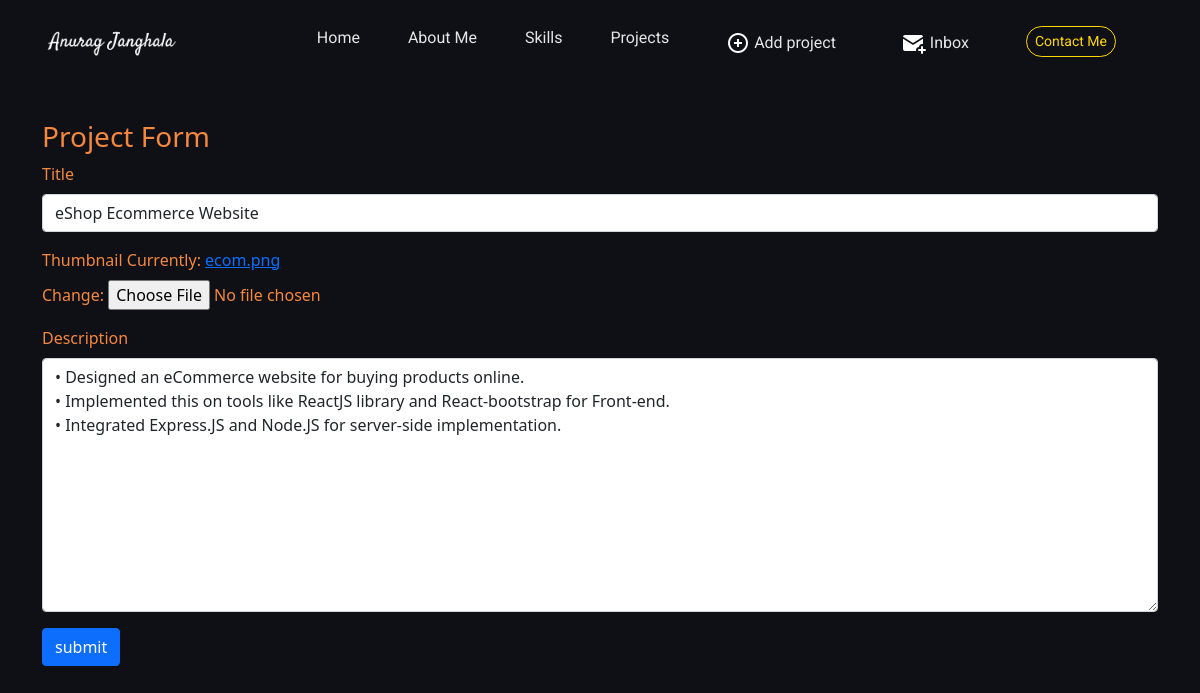
Page /edit-project/65406b19-e615-406c-80e7-9a93a6fca43d/ (signed in) on the earlier database version.
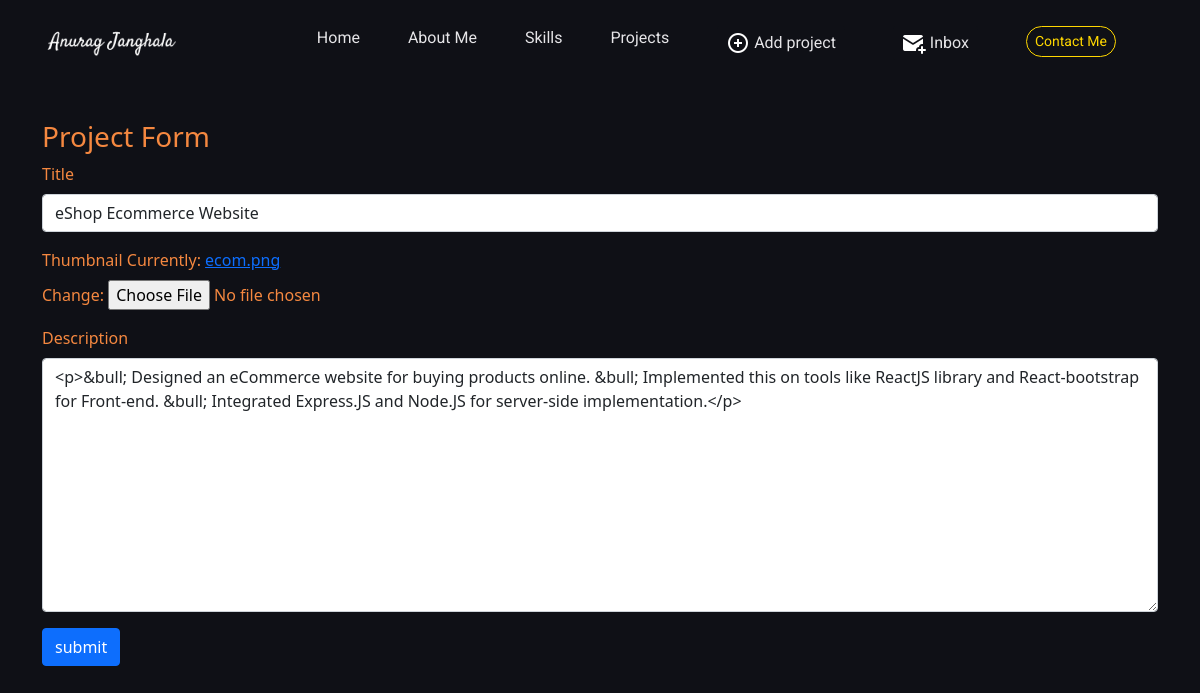
Same page on the later database version.
### folio/models.py (models this page shows, shortened)
class Project(models.Model):
    title = models.CharField(max_length=200)
    thumbnail = models.ImageField(null=True)
    description = RichTextUploadingField()
    gh_links = models.URLField(max_length=200, null=True, blank=True)
    slug = models.SlugField(null=True, blank=True)
    created = models.DateTimeField(auto_now_add=True)
    id = models.UUIDField(default=uuid.uuid4, unique=True, primary_key=True, editable=False)

### folio/views.py (the view)
# urls.py: path('edit-project/<str:pk>/', views.editProject, name='edit-project'),
def editProject(request, pk):
    project = Project.objects.get(id=pk)
    form = ProjectForm(instance=project)
    if request.method == 'POST':
        form = ProjectForm(request.POST, request.FILES, instance=project)
        if form.is_valid():
            form.save()
            return redirect('landing-page')
    context= { 'form': form }
    return render(request, 'folio/project_form.html', context)

### folio/forms.py
class ProjectForm(ModelForm):
    class Meta:
        model = Project
        fields = ['title', 'thumbnail', 'description']
    def __init__(self, *args, **kwargs):
        super(ProjectForm, self).__init__(*args, **kwargs)
        self.fields['title'].widget.attrs.update(
            {'class': 'form-control'})
        self.fields['description'].widget.attrs.update(
            {'class': 'form-control'})

### folio/templates/folio/project_form.html (shortened to what this page needs)
{% extends 'base.html' %} {% load static %} {% block css_files %}
<link rel="stylesheet" href="{% static 'folio/style.css' %}" />
{% endblock %} {% block content %}
<div class="container" style="margin-top: 60px">
  <h3>Project Form</h3>
  <form method="POST" enctype="multipart/form-data">
    {% csrf_token %} {{form.media}} {% for field in form %}
    <div class="mb-3">
      <label for="exampleInputPassword1" class="form-label"
        >{{field.label}}</label
      >
      {{field}}
    </div>
    {% endfor %}
    <input class="btn btn-primary" type="submit" value="submit" />
  </form>
</div>
{% endblock %}

Differences in the rows shown:
changed Project "eShop Ecommerce Website": description "• Designed an eCommerce website for buying products online. • Implemented this on tools like ReactJS library and React-bootstrap for Front-end. • Integrated Express.JS and Node.JS for server-side implementation." → "<p>&bull; Designed an eCommerce website for buying products online. &bull; Implemented this on tools like ReactJS library and React-bootstrap for Front-end. &bull; Integrated Express.JS and Node.JS for server-side implementation.</p>"
